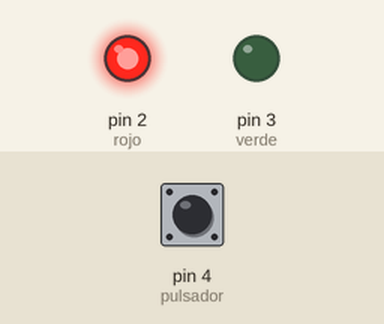
The sketch below on a simulated Arduino Uno, built with avr-gcc and run on an emulated ATmega328P. Parts: output pins drawn as LEDs (lit = HIGH). The test bench sets the inputs (shaded band); at power-on: pin 4 (pulsador) LOW.

Above: at 1.2 s.
1.3 s: pin 4 (pulsador) pulled HIGH for 0.15 s
At 1.37 s:
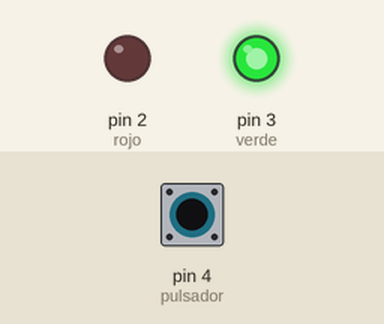
2.9 s: pin 4 (pulsador) pulled HIGH for 3.2 s
At 6.4 s:
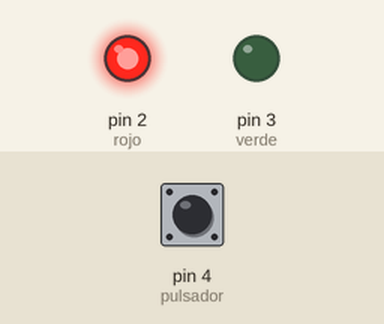
Timing chart, 0 to 7.9 s (numbered marks = the images above; inputs shaded):
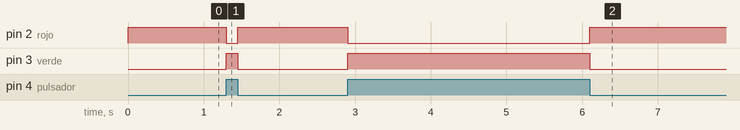

The sketch:

ejercicio1_apr30a.ino
```cpp
int verde=3; //ayuda a que sepas cual es el pasador 3
int rojo=2;  //ayuda a que sepas cual es el pasador 2
int pulsador=4;  //ayuda a que sepas cual es el pasador 4
void setup()   //se establecen las funciones que se llevaran a cabo
{
pinMode(verde , OUTPUT);  //define verde como salida
  pinMode(rojo , OUTPUT);  //define rojo como salida
  pinMode(pulsador , INPUT);  //define pulsador como entrada
}

void loop()   //ejecuta las funciones de forma infinita
{
if (digitalRead(pulsador) == HIGH)  //si el pulsador esta prendido, se cumplen las siguientes funciones
{
  digitalWrite (verde , HIGH); //se prende el led verde
  digitalWrite (rojo , LOW);   //el led rojo esta apagado
}

else {     //si el pulsador no esta prendido, se cumplen las siguientes funciones
digitalWrite (verde , LOW);   //el led verde se apaga
digitalWrite (rojo , HIGH);   //e led rojo se prende
}

 }
```

Measured:
- after the input at 1.3 s, pin 2 (rojo): HIGH → LOW at once, → HIGH 0.15 s later; pin 3 (verde): LOW → HIGH at once, → LOW 0.15 s later
- after the input at 2.9 s, pin 2 (rojo): HIGH → LOW at once, → HIGH 3.2 s later; pin 3 (verde): LOW → HIGH at once, → LOW 3.2 s later
